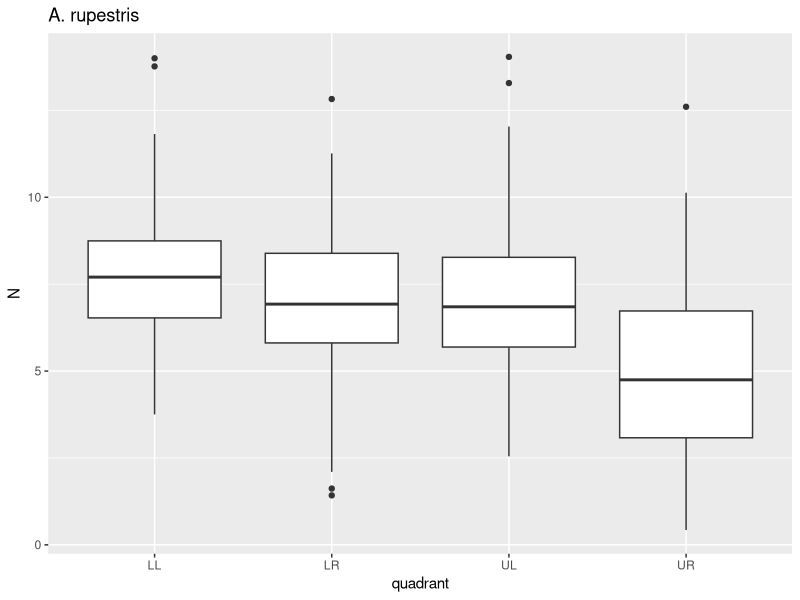
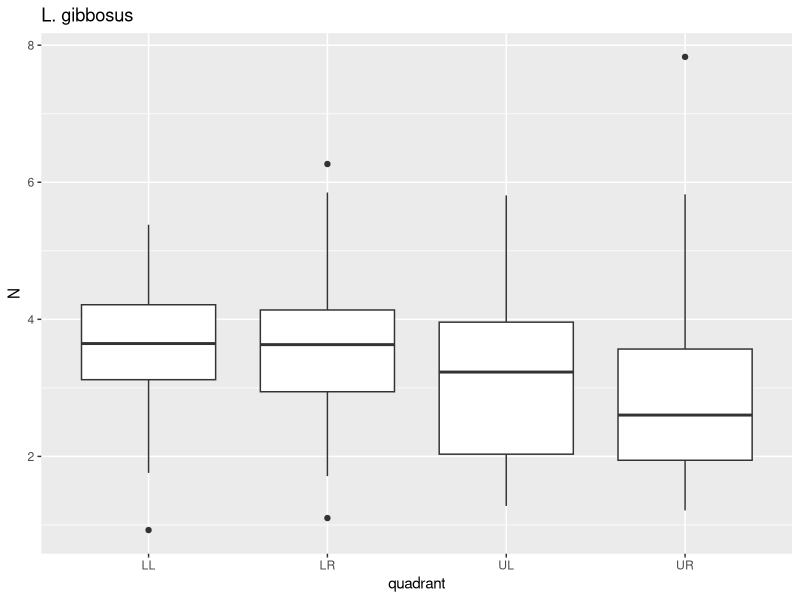
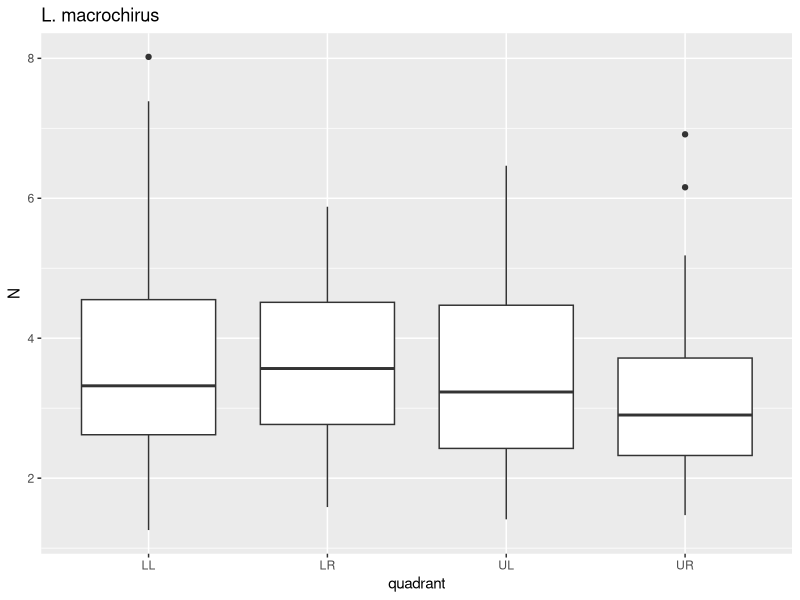
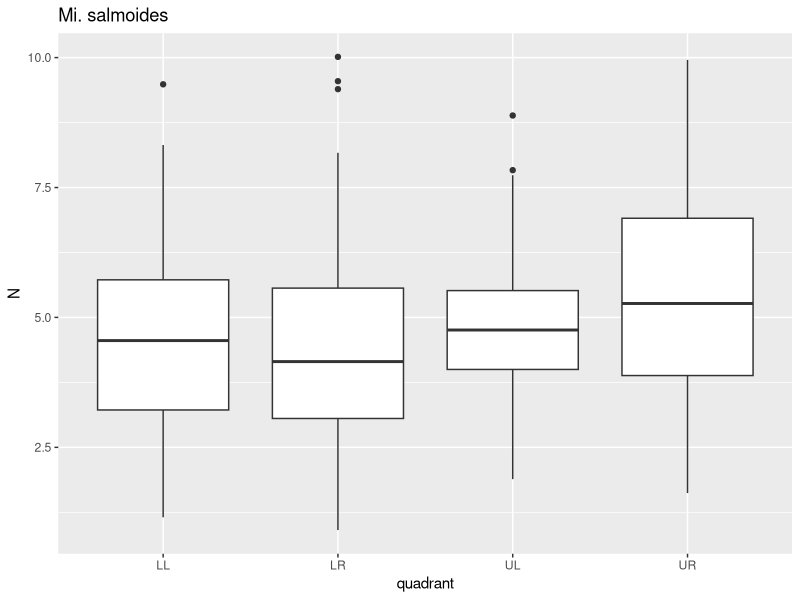
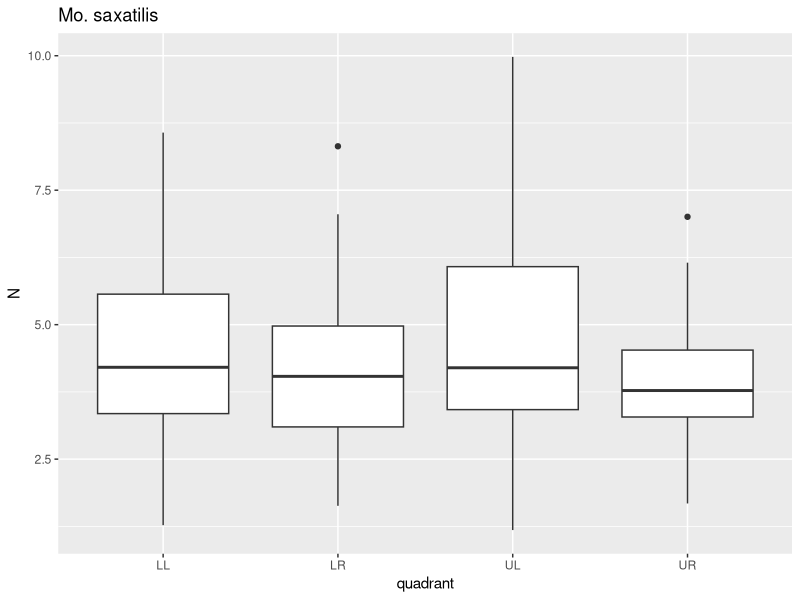
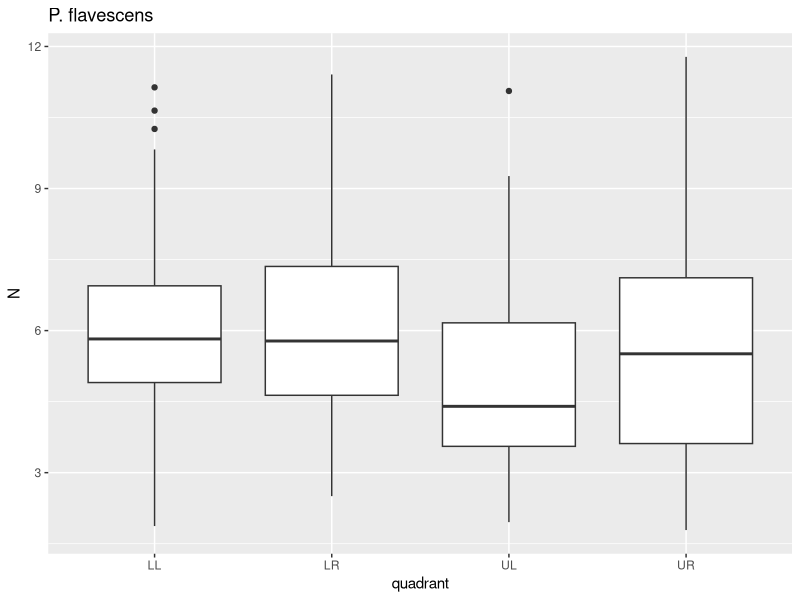
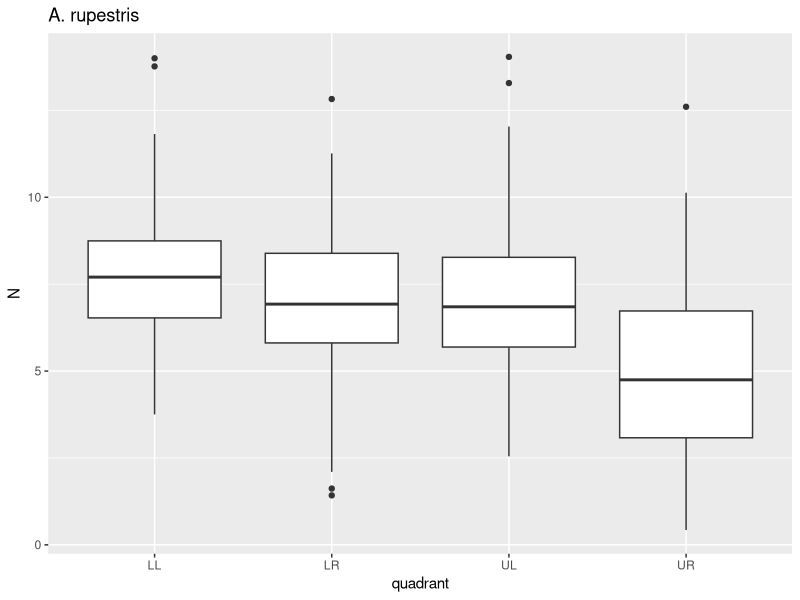
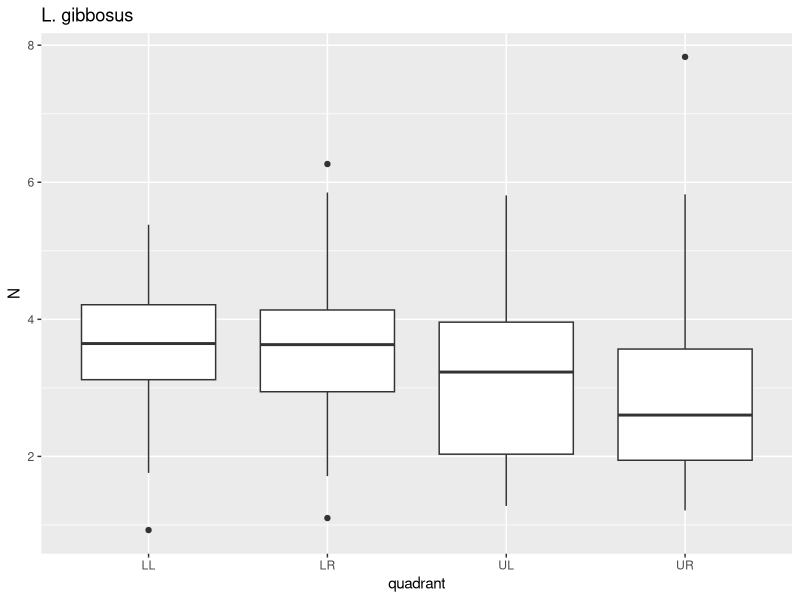

Here is the R script that generated these plots, in order:
library(ggplot2)
library(tidyverse)
setwd("/Users/susyh./Desktop/BIOL3140/Susanne Hahs project 1")
dat <- read.csv("scales.csv")
dim(dat)
head(dat)
class(dat$N)
class(dat$quadrant)
class(dat$species)
class(dat$specimen)
sapply(dat,class)
dat$species <- as.factor(dat$species)
species <- levels(dat$species)
species
length(species)
dat$species==species[1]
dat$species[dat$species==species[1]]
A.rup<-length(dat$species[dat$species==species[1]])
L.gib<-length(dat$species[dat$species==species[2]])
L.mac<-length(dat$species[dat$species==species[3]])
M.sal<-length(dat$species[dat$species==species[4]])
M.sax<-length(dat$species[dat$species==species[5]])
P.fla<-length(dat$species[dat$species==species[6]])
species.obs <- data.frame(sp=species,n=c(A.rup,L.gib,L.mac,M.sal,M.sax,P.fla))
species.obs
dat %>%
  group_by(species) %>%
  summarise(n = n())
species.n<- dat %>%
  group_by(species) %>%
  summarise(n = n())
species.n
for(i in 1:10) print(i)
for(i in species){
  p <- dat %>%
    filter(species==i)%>%
    ggplot()+geom_boxplot(aes(x=quadrant,y=N))+ggtitle(i)
  print(p)
}
pdf("species_quadrant.pdf")
for(i in species){
  p <- dat %>%
    filter(species==i)%>%
    ggplot()+geom_boxplot(aes(x=quadrant,y=N))+ggtitle(i)
  print(p)
}
dev.off()
list.files(pattern=".pdf")



